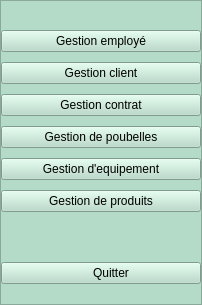
     <widget class="QFrame" name="navbar_container">
      <property name="minimumSize">
       <size>
        <width>202</width>
        <height>0</height>
       </size>
      </property>
      <property name="maximumSize">
       <size>
        <width>222</width>
        <height>16777215</height>
       </size>
      </property>
      <property name="styleSheet">
       <string notr="true">background-color: rgb(180, 219, 199);</string>
      </property>
      <property name="frameShape">
       <enum>QFrame::Shape::StyledPanel</enum>
      </property>
      <property name="frameShadow">
       <enum>QFrame::Shadow::Raised</enum>
      </property>
      <layout class="QVBoxLayout" name="verticalLayout_4">
       <property name="spacing">
        <number>10</number>
       </property>
       <property name="leftMargin">
        <number>0</number>
       </property>
       <property name="topMargin">
        <number>5</number>
       </property>
       <property name="rightMargin">
        <number>0</number>
       </property>
       <property name="bottomMargin">
        <number>20</number>
       </property>
       <item alignment="Qt::AlignmentFlag::AlignHCenter">
        <widget class="QLabel" name="label_9">
         <property name="text">
          <string/>
         </property>
         <property name="pixmap">
          <pixmap resource="ressources.qrc">:/images/logo-removebg-preview (1) (1).png</pixmap>
         </property>
        </widget>
       </item>
       <item>
        <widget class="QPushButton" name="btn_nav_employes">
         <property name="text">
          <string>Gestion employé</string>
         </property>
         <property name="icon">
          <iconset resource="ressources.qrc">
           <normaloff>:/images/employer.png</normaloff>:/images/employer.png</iconset>
         </property>
         <property name="iconSize">
          <size>
           <width>24</width>
           <height>24</height>
          </size>
         </property>
         <property name="checkable">
          <bool>true</bool>
         </property>
         <property name="autoExclusive">
          <bool>true</bool>
         </property>
        </widget>
       </item>
       <item>
        <widget class="QPushButton" name="btn_nav_client">
         <property name="text">
          <string>Gestion client</string>
         </property>
         <property name="icon">
          <iconset resource="ressources.qrc">
           <normaloff>:/images/client0.png</normaloff>:/images/client0.png</iconset>
         </property>
         <property name="iconSize">
          <size>
           <width>24</width>
           <height>24</height>
          </size>
         </property>
         <property name="checkable">
          <bool>true</bool>
         </property>
         <property name="autoExclusive">
          <bool>true</bool>
         </property>
        </widget>
       </item>
       <item>
        <widget class="QPushButton" name="btn_nav_contrat">
         <property name="text">
          <string>Gestion contrat</string>
         </property>
         <property name="icon">
          <iconset resource="ressources.qrc">
           <normaloff>:/images/contrat0.png</normaloff>:/images/contrat0.png</iconset>
         </property>
         <property name="iconSize">
          <size>
           <width>24</width>
           <height>24</height>
          </size>
         </property>
         <property name="checkable">
          <bool>true</bool>
         </property>
         <property name="autoExclusive">
          <bool>true</bool>
         </property>
        </widget>
       </item>
       <item>
        <widget class="QPushButton" name="btn_nav_poubelle">
         <property name="text">
          <string>Gestion de poubelles</string>
         </property>
         <property name="icon">
          <iconset resource="ressources.qrc">
           <normaloff>:/images/pubelle0.png</normaloff>:/images/pubelle0.png</iconset>
         </property>
         <property name="iconSize">
          <size>
           <width>24</width>
           <height>24</height>
          </size>
         </property>
         <property name="checkable">
          <bool>true</bool>
         </property>
         <property name="autoExclusive">
          <bool>true</bool>
         </property>
        </widget>
       </item>
       <item>
        <widget class="QPushButton" name="btn_nav_equipements">
         <property name="text">
          <string>Gestion d'equipement</string>
         </property>
         <property name="icon">
          <iconset resource="ressources.qrc">
           <normaloff>:/images/equipement0.png</normaloff>:/images/equipement0.png</iconset>
         </property>
         <property name="iconSize">
          <size>
           <width>24</width>
           <height>24</height>
          </size>
         </property>
         <property name="checkable">
          <bool>true</bool>
         </property>
         <property name="autoExclusive">
          <bool>true</bool>
         </property>
        </widget>
       </item>
       <item>
        <widget class="QPushButton" name="btn_nav_stock">
         <property name="text">
          <string>Gestion de produits</string>
         </property>
         <property name="icon">
          <iconset resource="ressources.qrc">
           <normaloff>:/images/stock0.png</normaloff>:/images/stock0.png</iconset>
         </property>
         <property name="iconSize">
          <size>
           <width>24</width>
           <height>24</height>
          </size>
         </property>
         <property name="checkable">
          <bool>true</bool>
         </property>
         <property name="autoExclusive">
          <bool>true</bool>
         </property>
        </widget>
       </item>
       <item>
        <spacer name="verticalSpacer_5">
         <property name="orientation">
          <enum>Qt::Orientation::Vertical</enum>
         </property>
         <property name="sizeType">
          <enum>QSizePolicy::Policy::Expanding</enum>
         </property>
         <property name="sizeHint" stdset="0">
          <size>
           <width>20</width>
           <height>40</height>
          </size>
         </property>
        </spacer>
       </item>
       <item>
        <widget class="QPushButton" name="btn_quit">
         <property name="text">
          <string>      Quitter</string>
         </property>
         <property name="icon">
          <iconset resource="ressources.qrc">
           <normaloff>:/images/porte.png</normaloff>:/images/porte.png</iconset>
         </property>
         <property name="iconSize">
          <size>
           <width>24</width>
           <height>24</height>
          </size>
         </property>
        </widget>
       </item>
      </layout>
     </widget>
